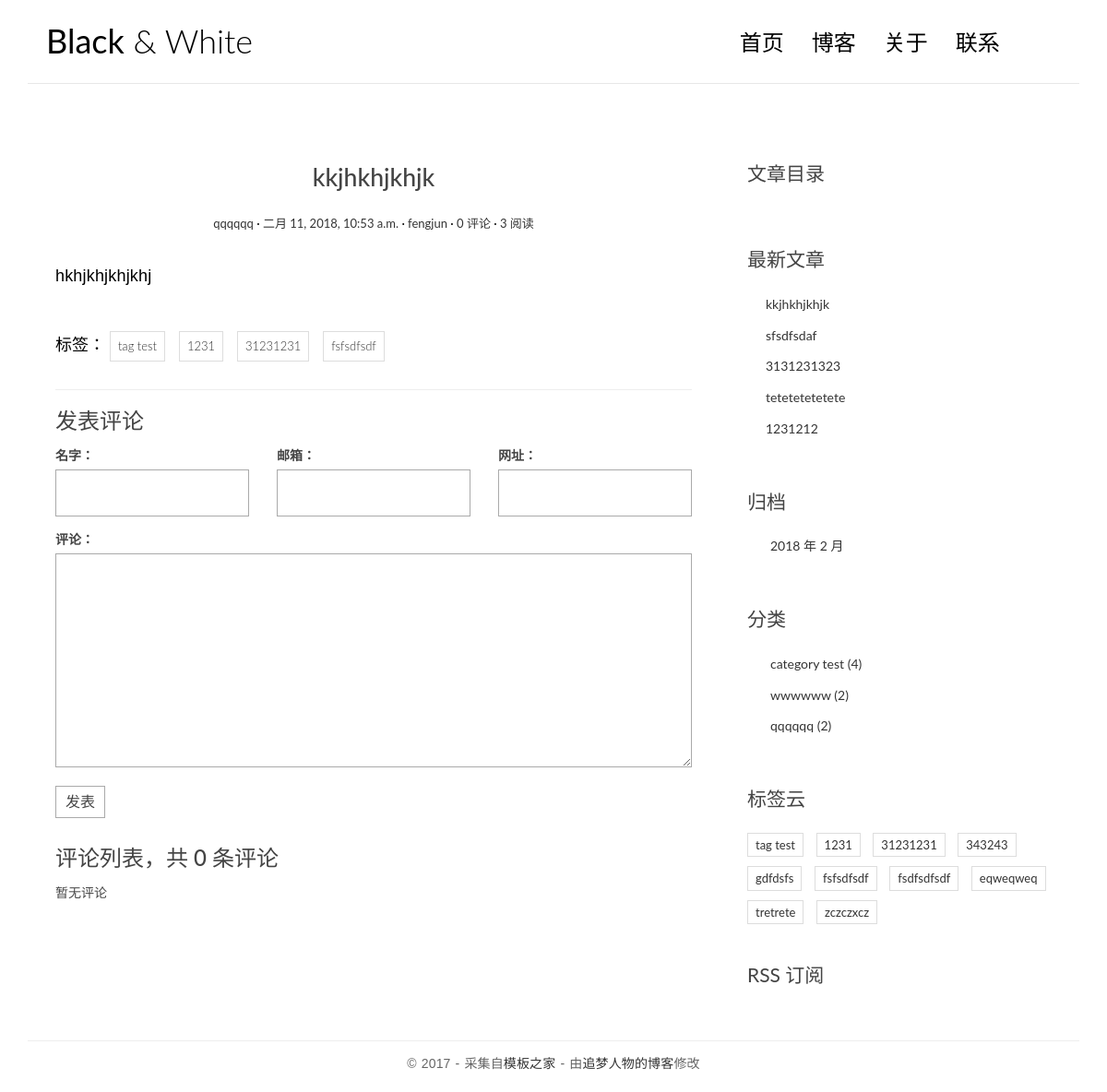
The page /post/8/ on the database its author committed.
### blog/models.py (models this page shows, shortened)
class Post(models.Model):
    def get_absolute_url(self):
        return reverse('blog:detail', kwargs={'pk': self.pk})
    def increase_views(self):
        self.views += 1
        self.save(update_fields=['views'])
    def save(self, *args, **kwargs):
        if not self.excerpt:
            md = markdown.Markdown(extensions=[
                'markdown.extensions.extra',
                'markdown.extensions.codehilite',
            ])
            self.excerpt = strip_tags(md.convert(self.body))[:54]
        super(Post, self).save(*args, **kwargs)
    title = models.CharField(max_length=70)
    body = models.TextField()
    created_time = models.DateTimeField()
    modified_time = models.DateTimeField()
    excerpt = models.CharField(max_length=200, blank=True)
    category = models.ForeignKey(Category)
    tags = models.ManyToManyField(Tag, blank=True)
    author = models.ForeignKey(User)
    views = models.PositiveIntegerField(default=0)
    class Meta:
        ordering = ['-created_time']

class Category(models.Model):
    name = models.CharField(max_length=100)

class Tag(models.Model):
    name = models.CharField(max_length=100)

### blog/views.py (the view)
# urls.py: url(r'^post/(?P<pk>[0-9]+)/$', views.PostDetailView.as_view(), name='detail'),
class PostDetailView(DetailView):
    model = Post
    template_name = 'blog/detail.html'
    context_object_name = 'post'
    def get(self, request, *args, **kwargs):
        response = super(PostDetailView, self).get(request, *args, **kwargs)
        self.object.increase_views()
        return response
    def get_object(self, queryset=None):
        post = super(PostDetailView, self).get_object(queryset=None)
        md = markdown.Markdown(extensions=[
            'markdown.extensions.extra',
            'markdown.extensions.codehilite',
            TocExtension(slugify=slugify),
        ])
        post.body = md.convert(post.body)
        post.toc = md.toc
        return post
    def get_context_data(self, **kwargs):
        context = super(PostDetailView, self).get_context_data(**kwargs)
        form = CommentForm()
        comment_list = self.object.comment_set.all()
        context.update({
            'form': form,
            'comment_list': comment_list,
        })
        return context

### comments/forms.py
class CommentForm(forms.ModelForm):
    class Meta:
        model = Comment
        fields = ['name', 'email', 'url', 'text']

### blog/templatetags/blog_tags.py (called while the page is built)
@register.simple_tag
def get_recent_posts(num=5):
    return Post.objects.all().order_by('-created_time')[:num]

@register.simple_tag
def archives():
    return Post.objects.dates('created_time', 'month', order='DESC')

@register.simple_tag
def get_categories():
    return Category.objects.annotate(num_posts=Count('post')).filter(num_posts__gt=0)

@register.simple_tag()
def get_tags():
    return Tag.objects.annotate(num_posts=Count('post')).filter(num_posts__gt=0)

### templates/blog/detail.html (shortened to what this page needs)
{% extends 'base.html' %}
{% block main %}
    <article class="post post-{{ post.pk }}">
        <header class="entry-header">
            <h1 class="entry-title">{{ post.title }}</h1>
            <div class="entry-meta">
                <span class="post-category"><a href="{% url 'blog:category' post.category.pk %}">{{ post.category.name }}</a></span>
                <span class="post-date"><a href="#"><time class="entry-date"
                                                          datetime="{{ post.created_time }}">{{ post.created_time }}</time></a></span>
                <span class="post-author"><a href="#">{{ post.author }}</a></span>
                <span class="comments-link"><a href="{% url 'comments:post_comment' post.pk %}">{{ post.comment_set.count }} 评论</a></span>
                <span class="views-count"><a href="#">{{ post.views }} 阅读</a></span>
            </div>
        </header>
        <div class="entry-content clearfix">
            {{ post.body|safe }}
            <div class="widget widget-tag-cloud">
                <ul>
                    标签：
                    {% for tag in post.tags.all %}
                        <li><a href="{% url 'blog:tag' tag.pk %}">{{ tag.name }}</a></li>
                    {% endfor %}
                </ul>
            </div>
        </div>
    </article>
    <section class="comment-area" id="comment-area">
        <hr>
        <h3>发表评论</h3>
        <form action="{% url 'comments:post_comment' post.pk %}" method="post" class="comment-form">
            <div class="row">
                <div class="col-md-4">
                    <label for="id_name">名字：</label>
                    {{ form.name }}
                </div>
                <div class="col-md-4">
                    <label for="id_email">邮箱：</label>
                    {{ form.email }}
                </div>
                <div class="col-md-4">
                    <label for="id_url">网址：</label>
                    {{ form.url }}
                </div>
                <div class="col-md-12">
                    <label for="id_comment">评论：</label>
                    {{ form.text }}
                    <button type="submit" class="comment-btn">发表</button>
                </div>
            </div>
        </form>
        <div class="comment-list-panel">
            <h3>评论列表，共 <span>{{ post.comment_set.count }}</span> 条评论</h3>
            <ul class="comment-list list-unstyled">
                {% for comment in comment_list %}
                    <li class="comment-item">
                        <span class="nickname">{{ comment.name }}</span>
                        <time class="submit-date">{{ comment.created_time }}</time>
                        <div class="text">
                            {{ comment.text }}
                        </div>
                    </li>
                {% empty %}
                暂无评论
                {% endfor %}
            </ul>
        </div>
    </section>
{% endblock main %}
{% block toc %}
    <div class="widget widget-content">
        <h3 class="widget-title">文章目录</h3>
    </div>
{% endblock toc %}

### templates/base.html (shortened to what this page needs)
{% load staticfiles %}
{% load blog_tags %}
<!DOCTYPE html>
<html>
<head>
    <link rel="stylesheet" href="{% static 'blog/css/bootstrap.min.css' %}">
    <link rel="stylesheet" href="http://code.ionicframework.com/ionicons/2.0.1/css/ionicons.min.css">
    <link rel="stylesheet" href="{% static 'blog/css/pace.css' %}">
    <link rel="stylesheet" href="{% static 'blog/css/custom.css' %}">
    <link rel="stylesheet" href="{% static 'blog/css/highlights/colorful.css' %}">
</head>
<body>
<div class="container">
    <header id="site-header">
        <div class="row">
            <div class="col-md-4 col-sm-5 col-xs-8">
                <div class="logo">
                    <h1><a href="{% url 'blog:index' %}"><b>Black</b> &amp; White</a></h1>
                </div>
            </div>
            <div class="col-md-8 col-sm-7 col-xs-4">
                <nav class="main-nav" role="navigation">
                    <div class="collapse navbar-collapse" id="bs-example-navbar-collapse-1">
                        <ul class="nav navbar-nav navbar-right">
                            <li class="cl-effect-11"><a href="{% url 'blog:index' %}" data-hover="首页">首页</a></li>
                            <li class="cl-effect-11"><a href="full-width.html" data-hover="博客">博客</a></li>
                            <li class="cl-effect-11"><a href="about.html" data-hover="关于">关于</a></li>
                            <li class="cl-effect-11"><a href="contact.html" data-hover="联系">联系</a></li>
                        </ul>
                    </div>
                </nav>
            </div>
        </div>
    </header>
</div>
<div class="content-body">
    <div class="container">
        <div class="row">
            <main class="col-md-8">
                {% block main %}
                {% endblock main %}
            </main>
            <aside class="col-md-4">
                {% block toc %}
                {% endblock toc %}
                <div class="widget widget-recent-posts">
                    <h3 class="widget-title">最新文章</h3>
                    {% get_recent_posts as recent_post_list %}
                    <ul>
                        {% for post in recent_post_list %}
                        <li>
                            <a href="{{ post.get_absolute_url }}">{{ post.title }}</a>
                        </li>
                        {% empty %}
                        暂无文章
                        {% endfor %}
                    </ul>
                </div>
                <div class="widget widget-archives">
                    <h3 class="widget-title">归档</h3>
                    {% archives as date_list %}
                    <ul>
                        {% for date in date_list %}
                        <li>
                            <a href="{% url 'blog:archives' date.year date.month %}">{{ date.year }} 年 {{ date.month }} 月</a>
                        </li>
                        {% empty %}
                        暂无归档
                        {% endfor %}
                    </ul>
                </div>
                <div class="widget widget-category">
                    <h3 class="widget-title">分类</h3>
                    {% get_categories as category_list %}
                    <ul>
                        {% for category in category_list %}
                        <li>
                            <a href="{% url 'blog:category' category.pk %}">{{ category.name }}
                                <span class="post-count">({{ category.num_posts }})</span></a>
                        </li>
                        {% empty %}
                        暂无分类
                        {% endfor %}
                    </ul>
                </div>
                <div class="widget widget-tag-cloud">
                    <h3 class="widget-title">标签云</h3>
                    {% get_tags as tag_list %}
                    <ul>
                        {% for tag in tag_list %}
                        <li>
                            <a href="{% url 'blog:tag' tag.pk %}">{{ tag.name }}</a>
                        </li>
                        {% empty %}
                        暂无标签
                        {% endfor %}
                    </ul>
                </div>
                <div class="rss">
                    <a href="{% url 'RSS' %}"> RSS 订阅</a>
                </div>
            </aside>
        </div>
    </div>
</div>
<footer id="site-footer">
    <div class="container">
        <div class="row">
            <div class="col-md-12">
                <p class="copyright">&copy 2017 - 采集自<a href="http://www.cssmoban.com/"
                                                        target="_blank" title="模板之家">模板之家</a>
                    - 由<a href="http://zmrenwu.com/" title="网页模板" target="_blank">追梦人物的博客</a>修改
                </p>
            </div>
        </div>
    </div>
</footer>
</body>
</html>

### blog/static/blog/css/custom.css (style rules this page uses)
* { outline: none; }
h1, h2, h3, h4, h5, h6 { margin-top: 0; }
b { font-weight: 400; }
a { color: #333; }
body { color: #444; font-family: 'Lato', sans-serif; }
p { font-family: 'Ubuntu', sans-serif; font-weight: 400; word-spacing: 1px; letter-spacing: 0.01em; }
#site-header { background-color: #FFF; padding: 25px 20px; margin-bottom: 40px; border-bottom: 1px solid #e7e7e7; }
.logo h1 a { color: #000; }
.logo h1 { margin: 0; font-family: 'Lato', sans-serif; font-weight: 300; }
.main-nav { margin-top: 11px; max-width: 95%; }
.main-nav a { color: #000000 !important; padding: 0 0 5px 0 !important; margin-right: 30px; font-family: 'Lato', sans-serif; font-weight: 300; font-size: 24px; }
.cl-effect-11 a { padding: 10px 0; color: #0972b4; text-shadow: none; }
.cl-effect-11 a::before { position: absolute; top: 0; left: 0; overflow: hidden; padding: 0 0 5px 0 !important; max-width: 0; border-bottom: 1px solid #000; color: #000; content: attr(data-hover); white-space: nowrap; -webkit-transition: max-width 0.5s; -moz-transition: max-width 0.5s; transition: max-width 0.5s; }
.content-body { padding-bottom: 4em; }
.post { background: #fff; padding: 30px 30px 0; }
.entry-title { text-align: center; font-size: 1.9em; margin-bottom: 20px; line-height: 1.6; padding: 10px 20px 0; }
.entry-meta { text-align: center; color: #DDDDDD; font-size: 13px; margin-bottom: 30px; }
.entry-content { font-size: 18px; line-height: 1.9; font-weight: 300; color: #000; }
.post-category::after, .post-date::after, .post-author::after, .comments-link::after { content: ' ·'; color: #000; }
.widget { background: #fff; padding: 30px 0 0; }
.widget-title { font-size: 1.5em; margin-bottom: 20px; line-height: 1.6; padding: 10px 0 0; font-weight: 400; }
.widget-recent-posts ul { padding: 0; margin: 0; padding-left: 20px; }
.widget-recent-posts ul li { list-style-type: none; position: relative; line-height: 170%; margin-bottom: 10px; }
.widget-recent-posts ul li::before { content: '\f3d3'; font-family: "Ionicons"; position: absolute; left: -17px; top: 3px; font-size: 16px; color: #000; }
.widget-archives ul { padding: 0; margin: 0; padding-left: 25px; }
.widget-archives ul li { list-style-type: none; position: relative; line-height: 170%; margin-bottom: 10px; }
.widget-archives ul li::before { content: '\f3f3'; font-family: "Ionicons"; position: absolute; left: -25px; top: 1px; font-size: 16px; color: #000; }
.widget-category ul { padding: 0; margin: 0; padding-left: 25px; }
.widget-category ul li { list-style-type: none; position: relative; line-height: 170%; margin-bottom: 10px; }
.widget-category ul li::before { content: '\f3fe'; font-family: "Ionicons"; position: absolute; left: -25px; top: 1px; font-size: 18px; color: #000; }
.widget-tag-cloud ul { padding: 0; margin: 0; margin-right: -10px; }
.widget-tag-cloud ul li { list-style-type: none; font-size: 13px; display: inline-block; margin-right: 10px; margin-bottom: 10px; padding: 3px 8px; border: 1px solid #ddd; }
.rss { font-size: 21px; margin-top: 30px; }
.rss a { color: #444; }
#site-footer { padding-top: 10px; padding: 0 0 1.5em 0; }
.copyright { text-align: center; padding-top: 1em; margin: 0; border-top: 1px solid #eee; color: #666; }
.contact-form input, .comment-form input { border: 1px solid #aaa; margin-bottom: 15px; width: 100%; padding: 15px 15px; font-size: 16px; line-height: 100%; transition: 0.4s border-color linear; }
.contact-form textarea, .comment-form textarea { border: 1px solid #aaa; margin-bottom: 15px; width: 100%; padding: 15px 15px; font-size: 16px; line-height: 20px !important; min-height: 183px; transition: 0.4s border-color linear; }
.comment-area { padding: 0 30px 0; }
.comment-form { margin-top: 15px; }
.comment-form .comment-btn { background-color: #fff; border: 1px solid #aaa; font-size: 16px; padding: 5px 10px; }
.comment-list-panel { margin-top: 30px; }
.comment-list { margin-top: 15px; }

### rows shown on the page
Post: title "kkjhkhjkhjk", category.name "qqqqqq", created_time "二月 11, 2018, 10:53 a.m.", author "fengjun", comment_set.count "0", views "3", body "hkhjkhjkhjkhj"
Tag: name "tag test"
Tag: name "1231"
Tag: name "31231231"
Tag: name "fsfsdfsdf"
Post: title "sfsdfsdaf"
Post: title "3131231323"
Post: title "tetetetetetete"
Post: title "1231212"
Category: name "category test", num_posts "4"
Category: name "wwwwww", num_posts "2"
Category: name "qqqqqq", num_posts "2"
Tag: name "343243"
Tag: name "gdfdsfs"
Tag: name "fsdfsdfsdf"
Tag: name "eqweqweq"
Tag: name "tretrete"
Tag: name "zczczxcz"

### other values the page prints
{{ date.year }} "2018"
{{ date.month }} "2"
